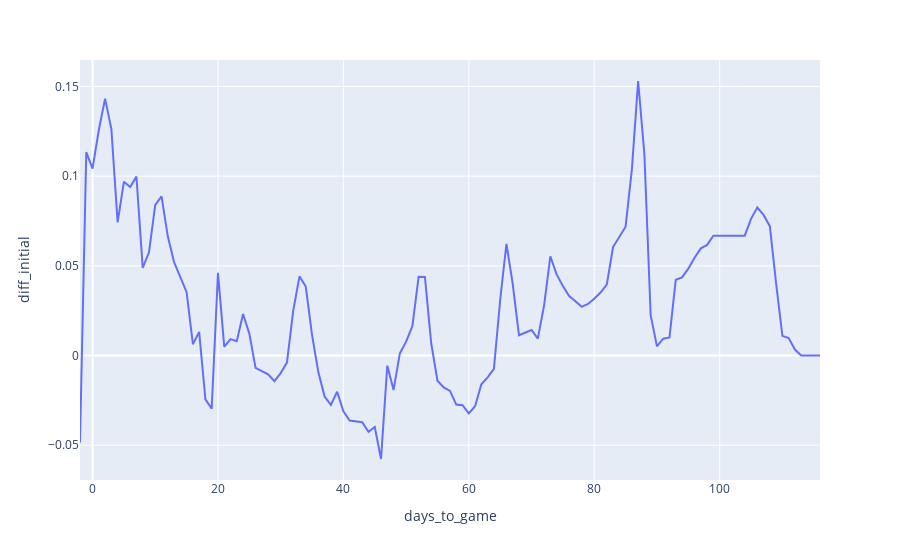

The notebook cell saved with this chart:
### Code cell
c = dodgers.groupby("days_to_game")['diff_initial'].mean().reset_index()
ax = px.line(c, x = "days_to_game", y = "diff_initial",)
ax.show()
